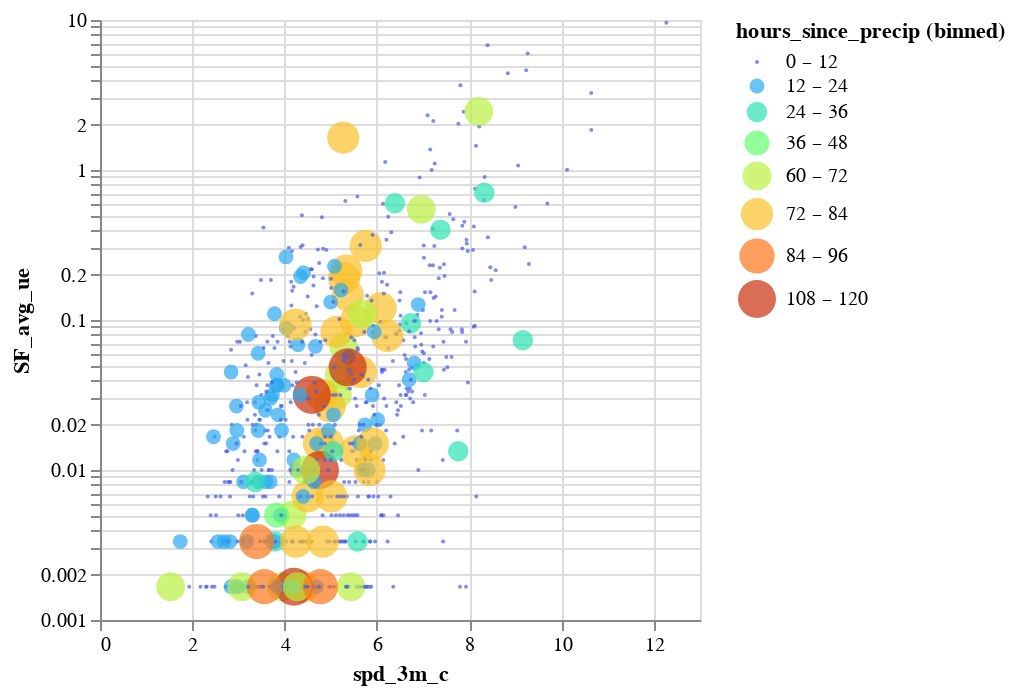

Notebook cell for this chart:
### Code cell
alt.Chart(
    bs_df.loc['20221130': '20230509'].query("SF_avg_ue > 0").query("hours_since_precip > 0")
).mark_circle().encode(
    alt.X('spd_3m_c'),
    alt.Y('SF_avg_ue').scale(type='log'),
    alt.Color('hours_since_precip:O').bin(step=12).scale(scheme='turbo'),
    alt.Size('hours_since_precip:O').bin(step=12)
).properties(width=300, height=300)

### Figure 1 — Vega-Lite specification as saved in the notebook (floating-point values rounded to 4 significant figures; data arrays with more than 128 entries replaced by an {"elided": "..."} marker saying what was removed)
{"config": {"view": {"continuousWidth": 300, "continuousHeight": 300}}, "data": {"name": "data-bd988cb5a13d2463cd0f315b81ea97bb"}, "mark": {"type": "circle"}, "encoding": {"color": {"bin": {"step": 12}, "field": "hours_since_precip", "scale": {"scheme": "turbo"}, "type": "ordinal"}, "size": {"bin": {"step": 12}, "field": "hours_since_precip", "type": "ordinal"}, "x": {"field": "spd_3m_c", "type": "quantitative"}, "y": {"field": "SF_avg_ue", "scale": {"type": "log"}, "type": "quantitative"}}, "height": 300, "width": 300, "$schema": "https://vega.github.io/schema/vega-lite/v5.20.1.json", "datasets": {"data-bd988cb5a13d2463cd0f315b81ea97bb": {"elided": "646 records"}}}
